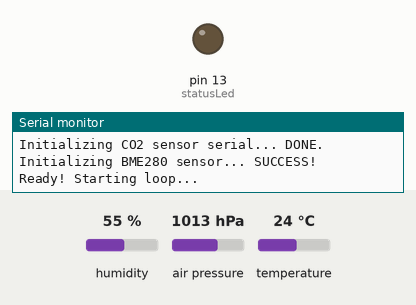
Simulated run of this sketch. Board: Arduino Uno, built with avr-gcc and run on an emulated ATmega328P. Parts: output pins drawn as LEDs (lit = HIGH), the last lines printed to the serial monitor. Inputs (shaded band) come from the test bench; at power-on: humidity 55 %, air pressure 1013 hPa, temperature 24 °C. Storage starts empty.

Above: at 5.2 s.
At 10.3 s:
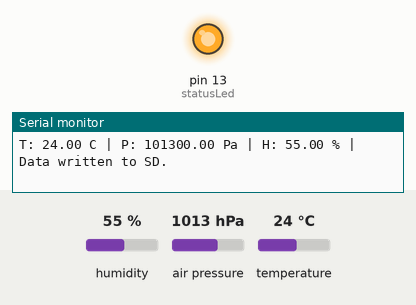
Timing chart, 0 to 13.2 s (numbered marks = the images above):
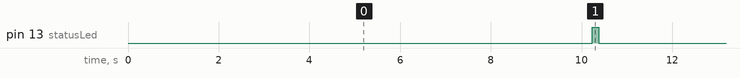

Measured:
- by itself, pin 13 (statusLed): alternates HIGH for 0.15 s and LOW for 9.9 s

The sketch:

old_take_data.ino
```cpp
#include <SPI.h>
#include <SD.h>
#include <SoftwareSerial.h>
#include <Adafruit_BME280.h>

// 5-digit run ID (change this before each run if you want a new file)
// Examples: 00001, 00002, 01234, etc.
int runId = 1;                  // <-- CHANGE THIS INTEGER for different runs
char filename[16];              // Enough for "data000.csv" + null terminator


// ---------- PIN & SYSTEM SETTINGS ----------
const int chipSelect = 10;      // SD card CS pin (usually 10 on Arduino Uno)
const int statusLed  = 13;      // On-board LED
const int time_step  = 10000;   // 10 seconds in milliseconds

// ---------- CO₂ SENSOR (MH-Z19) SETTINGS ----------
// IMPORTANT: match these to your wiring
// Arduino pin 2 = RX (connect sensor TX here)
// Arduino pin 3 = TX (connect sensor RX here)
#define MH_Z19_RX 2
#define MH_Z19_TX 3

SoftwareSerial co2Serial(MH_Z19_RX, MH_Z19_TX);

// Command to request CO₂ from MH-Z19
byte cmd[] = {0xFF, 0x01, 0x86, 0x00, 0x00, 0x00, 0x00, 0x00, 0x79};
unsigned char response[9];

// ---------- BME280 (P/T/RH) SENSOR ----------
Adafruit_BME280 bme;
float lastT, lastP, lastH;

// ---------- SD FILE / RUN ID ----------
File myFile;


// ---------- LOGGING CONTROL ----------
unsigned long lastLogTime = 0;
int lineCounter = 1;


// ---------- HELPER: CREATE FILENAME FROM RUN ID ----------
void buildFilename() {
  // Creates something like "data00001.csv"
  snprintf(filename, sizeof(filename), "data%03d.csv", runId);
}


// ---------- SETUP ----------
void setup() {
  Serial.begin(9600);
  pinMode(statusLed, OUTPUT);

  Serial.println(F("--- SYSTEM STARTUP ---"));

  // 1. Build filename based on runId
  buildFilename();
  Serial.print(F("Using filename: "));
  Serial.println(filename);

  // 2. Initialize SD card
  Serial.print(F("Initializing SD card... "));
  if (!SD.begin(chipSelect)) {
    Serial.println(F("FAILED!"));
    while (1);  // freeze here if SD fails
  }
  Serial.println(F("SUCCESS!"));

  // 3. Create file with header if it doesn't exist
  if (!SD.exists(filename)) {
    Serial.print(F("Creating new file: "));
    Serial.println(filename);
    myFile = SD.open(filename, FILE_WRITE);
    if (myFile) {
      myFile.println(F("Time (seconds),CO2 (ppm),Temperature (C),Pressure (Pa),Humidity (%)"));
      myFile.close();
      Serial.println(F("Header written."));
    } else {
      Serial.println(F("ERROR: Could not create data file!"));
    }
  } else {
    Serial.print(F("Found existing file: "));
    Serial.println(filename);
    Serial.println(F("New data will be appended."));
  }

  // 4. Initialize CO₂ sensor serial
  Serial.print(F("Initializing CO2 sensor serial... "));
  co2Serial.begin(9600);
  Serial.println(F("DONE."));

  // 5. Initialize BME280 sensor
  Serial.print(F("Initializing BME280 sensor... "));
  int status = bme.begin(0x76);   // Typical I2C address for BME280
  if (!status) {
    Serial.println(F("FAILED! Check wiring. Freezing system."));
    while (1);   // freeze here if BME280 fails
  }
  Serial.println(F("SUCCESS!"));

  Serial.println(F("Ready! Starting loop...\n"));
}


// ---------- MAIN LOOP ----------
void loop() {
  // Run every time_step milliseconds (10 seconds)
  if (millis() - lastLogTime >= time_step) {
    lastLogTime = millis();

    Serial.println(F("[Loop] Reading sensors and writing to SD..."));

    // --------- 1. READ CO₂ SENSOR ---------
    int co2ppm = -1;  // default invalid value

    // Clear any old data from the CO2 serial buffer
    while (co2Serial.available()) { co2Serial.read(); }

    // Send command to MH-Z19
    co2Serial.write(cmd, 9);
    delay(150);   // wait for sensor to reply

    int availableBytes = co2Serial.available();
    Serial.print(F("CO2 bytes received: "));
    Serial.print(availableBytes);
    Serial.print(F(" / 9. "));

    if (availableBytes >= 9) {
      for (int i = 0; i < 9; i++) {
        response[i] = co2Serial.read();
      }
      // Check packet header
      if (response[0] == 0xFF && response[1] == 0x86) {
        co2ppm = (response[2] << 8) + response[3];
        Serial.print(F("CO2: "));
        Serial.print(co2ppm);
        Serial.print(F(" ppm. "));
      } else {
        Serial.println(F("ERROR: Bad CO2 data packet headers!"));
      }
    } else {
      Serial.println(F("TIMEOUT: CO2 sensor didn't reply in time."));
    }

    // --------- 2. READ BME280 (T, P, RH) ---------
    lastT = bme.readTemperature();
    lastP = bme.readPressure();
    lastH = bme.readHumidity();

    Serial.print(F("T: ")); Serial.print(lastT); Serial.print(F(" C | "));
    Serial.print(F("P: ")); Serial.print(lastP); Serial.print(F(" Pa | "));
    Serial.print(F("H: ")); Serial.print(lastH); Serial.print(F(" % | "));

    // --------- 3. WRITE ONE LINE TO CSV ---------
    int secondsPassed = lineCounter * (time_step / 1000);

    myFile = SD.open(filename, FILE_WRITE);
    if (myFile) {
      // Time
      myFile.print(secondsPassed);
      myFile.print(",");

      // CO2 (if reading failed, co2ppm will be -1)
      myFile.print(co2ppm);
      myFile.print(",");

      // Temperature, Pressure, Humidity
      myFile.print(lastT);
      myFile.print(",");
      myFile.print(lastP);
      myFile.print(",");
      myFile.println(lastH);

      myFile.close();
      lineCounter++;

      Serial.println(F("Data written to SD."));
      // Blink status LED
      digitalWrite(statusLed, HIGH);
      delay(150);
      digitalWrite(statusLed, LOW);
    } else {
      Serial.println(F("SD WRITE ERROR! Could not open file."));
    }

    Serial.println(); // blank line for readability
  }

  // Nothing else in loop; everything happens on the 10 s interval
}
```
